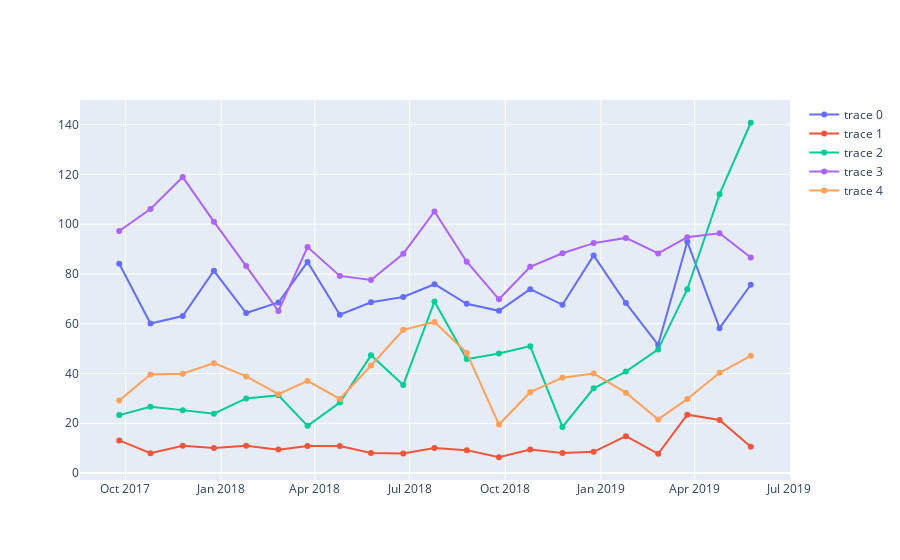

The notebook cell this image was saved under:
### Code cell
store_plotly(monthset, 0 , 5)
